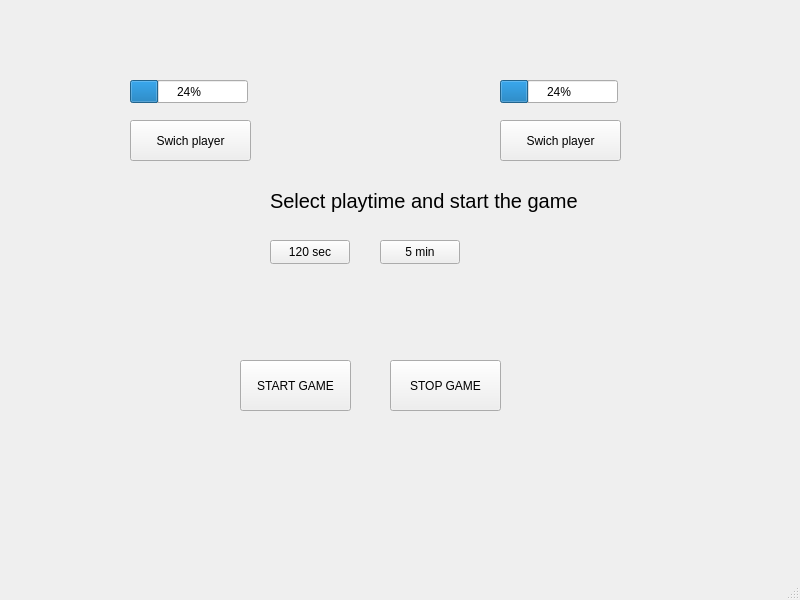
<?xml version="1.0" encoding="UTF-8"?>
<ui version="4.0">
 <class>MainWindow</class>
 <widget class="QMainWindow" name="MainWindow">
  <property name="geometry">
   <rect>
    <x>0</x>
    <y>0</y>
    <width>800</width>
    <height>600</height>
   </rect>
  </property>
  <property name="windowTitle">
   <string>MainWindow</string>
  </property>
  <widget class="QWidget" name="centralwidget">
   <widget class="QPushButton" name="swich1">
    <property name="geometry">
     <rect>
      <x>130</x>
      <y>120</y>
      <width>121</width>
      <height>41</height>
     </rect>
    </property>
    <property name="text">
     <string>Swich player</string>
    </property>
   </widget>
   <widget class="QPushButton" name="swich2">
    <property name="geometry">
     <rect>
      <x>500</x>
      <y>120</y>
      <width>121</width>
      <height>41</height>
     </rect>
    </property>
    <property name="text">
     <string>Swich player</string>
    </property>
   </widget>
   <widget class="QPushButton" name="aika120">
    <property name="geometry">
     <rect>
      <x>270</x>
      <y>240</y>
      <width>80</width>
      <height>24</height>
     </rect>
    </property>
    <property name="text">
     <string>120 sec</string>
    </property>
   </widget>
   <widget class="QPushButton" name="aika5">
    <property name="geometry">
     <rect>
      <x>380</x>
      <y>240</y>
      <width>80</width>
      <height>24</height>
     </rect>
    </property>
    <property name="text">
     <string>5 min</string>
    </property>
   </widget>
   <widget class="QPushButton" name="startGame">
    <property name="geometry">
     <rect>
      <x>240</x>
      <y>360</y>
      <width>111</width>
      <height>51</height>
     </rect>
    </property>
    <property name="text">
     <string>START GAME</string>
    </property>
   </widget>
   <widget class="QPushButton" name="stopGame">
    <property name="geometry">
     <rect>
      <x>390</x>
      <y>360</y>
      <width>111</width>
      <height>51</height>
     </rect>
    </property>
    <property name="text">
     <string>STOP GAME</string>
    </property>
   </widget>
   <widget class="QProgressBar" name="progressBar1">
    <property name="geometry">
     <rect>
      <x>130</x>
      <y>80</y>
      <width>118</width>
      <height>23</height>
     </rect>
    </property>
    <property name="value">
     <number>24</number>
    </property>
   </widget>
   <widget class="QProgressBar" name="progressBar2">
    <property name="geometry">
     <rect>
      <x>500</x>
      <y>80</y>
      <width>118</width>
      <height>23</height>
     </rect>
    </property>
    <property name="value">
     <number>24</number>
    </property>
   </widget>
   <widget class="QLabel" name="label">
    <property name="geometry">
     <rect>
      <x>270</x>
      <y>180</y>
      <width>481</width>
      <height>41</height>
     </rect>
    </property>
    <property name="font">
     <font>
      <pointsize>15</pointsize>
      <italic>false</italic>
      <underline>false</underline>
     </font>
    </property>
    <property name="layoutDirection">
     <enum>Qt::LeftToRight</enum>
    </property>
    <property name="autoFillBackground">
     <bool>false</bool>
    </property>
    <property name="text">
     <string>Select playtime and start the game</string>
    </property>
   </widget>
  </widget>
  <widget class="QMenuBar" name="menubar">
   <property name="geometry">
    <rect>
     <x>0</x>
     <y>0</y>
     <width>800</width>
     <height>21</height>
    </rect>
   </property>
  </widget>
  <widget class="QStatusBar" name="statusbar"/>
 </widget>
 <resources/>
 <connections/>
</ui>
